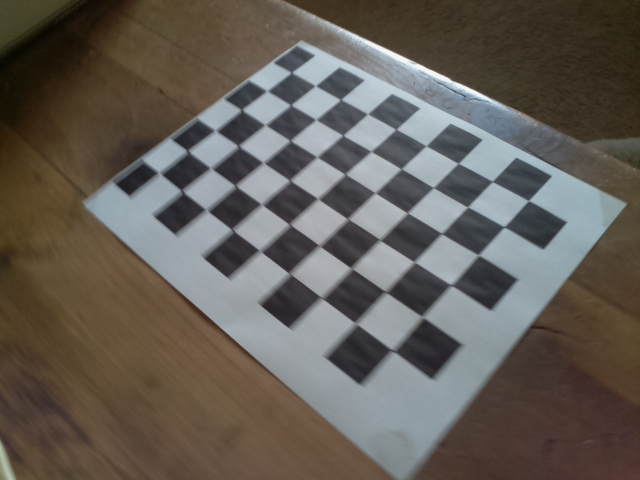
#> input picture calibration_images/calibration_image10.jpg, 640 x 480 px; its folder holds 5 pictures in this run
$ python image_calibration.py
#> lines starting #> are read from the running program, lines starting #| are printed output that depends on the picture; after the words box and inside, x2 and y2 are one past the last pixel; in counts of white or black regions, pixels touching at a corner belong together

"""
Reference:
OpenCV-Python Tutorials - Camera Calibration and 3D Reconstruction
http://opencv-python-tutroals.readthedocs.org/en/latest/py_tutorials/py_calib3d/py_calibration/py_calibration.html
"""

import cv2
import numpy as np
import glob

# termination criteria
criteria = (cv2.TERM_CRITERIA_EPS + cv2.TERM_CRITERIA_MAX_ITER, 30, 0.001)

# 6x9 chess board, prepare object points, like (0,0,0), (1,0,0), (2,0,0) ....,(6,5,0)
object_point = np.zeros((6*9, 3), np.float32)
object_point[:, :2] = np.mgrid[0:9, 0:6].T.reshape(-1, 2)

# 3d point in real world space
object_points = []
# 2d points in image plane
image_points = []
h, w = 0, 0

images = glob.glob('calibration_images/*.jpg')

for file_name in images:
    image = cv2.imread(file_name)
#> image is the input picture: shape (480, 640, 3); mean B, G, R 86.3, 93.5, 99.5
    gray = cv2.cvtColor(image, cv2.COLOR_BGR2GRAY)
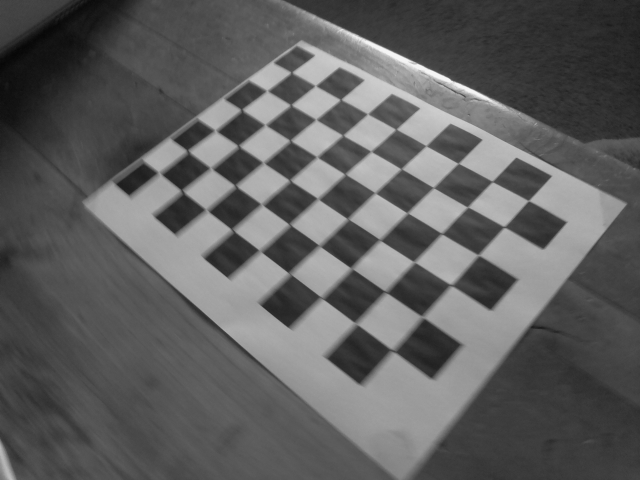
#> gray: shape (480, 640); min 6, max 245, mean 94.5
    h, w = gray.shape[:2]
#> h = 480; w = 640

    # find chess board corners
    ret, corners = cv2.findChessboardCorners(gray, (9, 6), None)
#> ret = True; corners = 54 rows, first 8: [291.5, 72.25], [315.2, 85.45], [340.5, 99.47], [367.4, 113.7], [395.8, 129.3], [426.1, 145.7], [458.2, 163.3], [492.3, 181.6]

    # add object points, image points
    if ret:
        object_points.append(object_point)
        cv2.cornerSubPix(gray, corners, (11, 11), (-1, -1), criteria)
        image_points.append(corners)

        # draw and display the corners
        cv2.drawChessboardCorners(image, (9, 6), corners, ret)
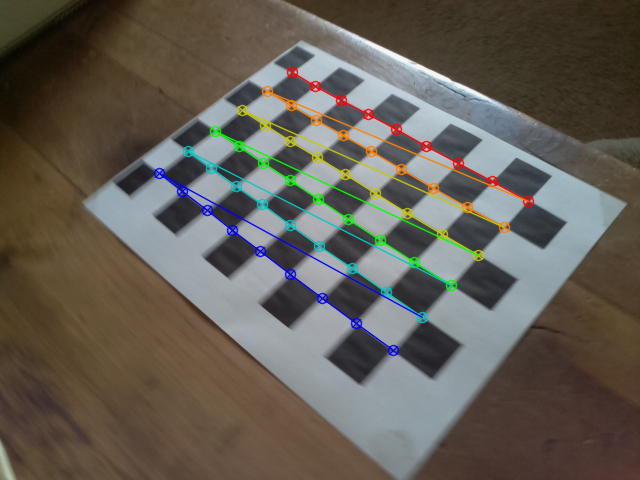
#> image: shape (480, 640, 3); 4.03% of pixels changed, all inside (x1, y1, x2, y2) = (153, 66, 535, 357)
        cv2.imshow('image', image)
        cv2.waitKey(500)
#> pass 2 of the loop `for file_name in images:`:
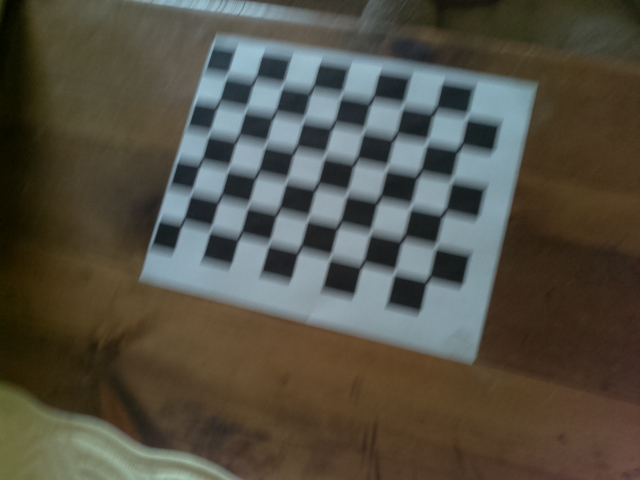
#> input picture calibration_images/calibration_image12.jpg, 640 x 480 px
#> image is the input picture: shape (480, 640, 3); mean B, G, R 68.3, 79.8, 83.1
#> `gray = cv2.cvtColor(image, cv2.COLOR_BGR2GRAY)`:
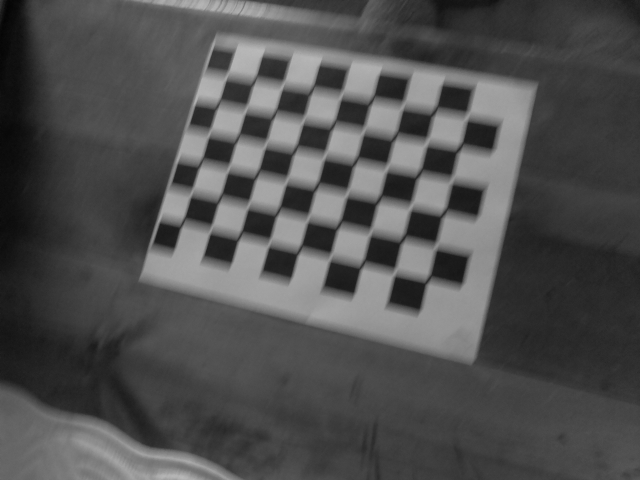
#> gray: shape (480, 640); min 4, max 185, mean 79.5
#> corners = 54 rows, first 8: [226.5, 75.5], [254.5, 80], [282.5, 85], [312, 89.5], [341, 94.5], [372.2, 97.73], [402.5, 105.5], [434, 111]
#> `cv2.drawChessboardCorners(image, (9, 6), corners, ret)`:
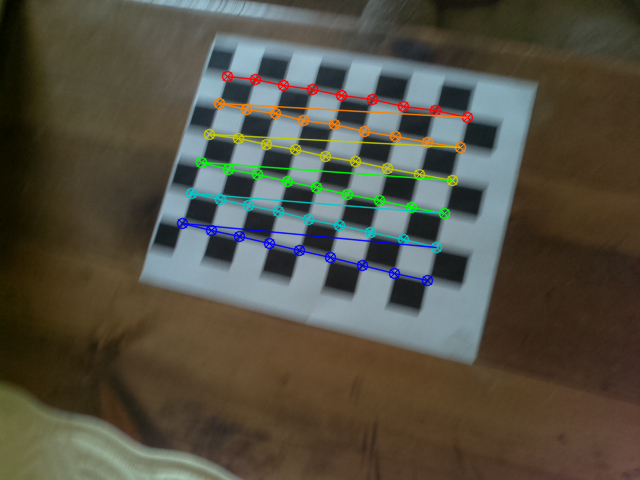
#> image: shape (480, 640, 3); 3.95% of pixels changed, all inside (x1, y1, x2, y2) = (176, 70, 474, 287)
#> pass 3 of the loop `for file_name in images:`:
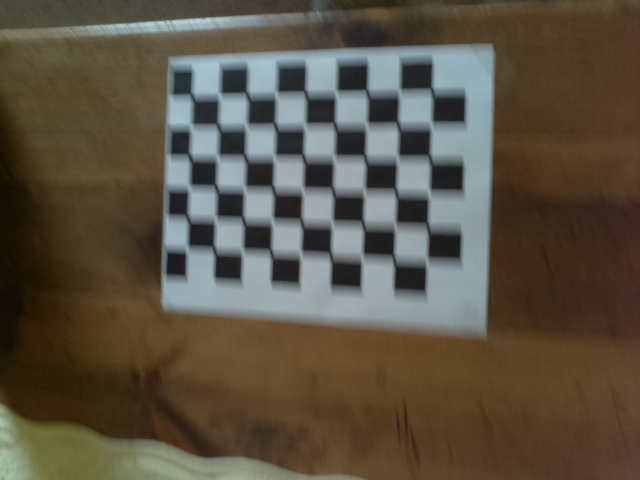
#> input picture calibration_images/calibration_image13.jpg, 640 x 480 px
#> image is the input picture: shape (480, 640, 3); mean B, G, R 66.9, 82, 90.6
#> `gray = cv2.cvtColor(image, cv2.COLOR_BGR2GRAY)`:
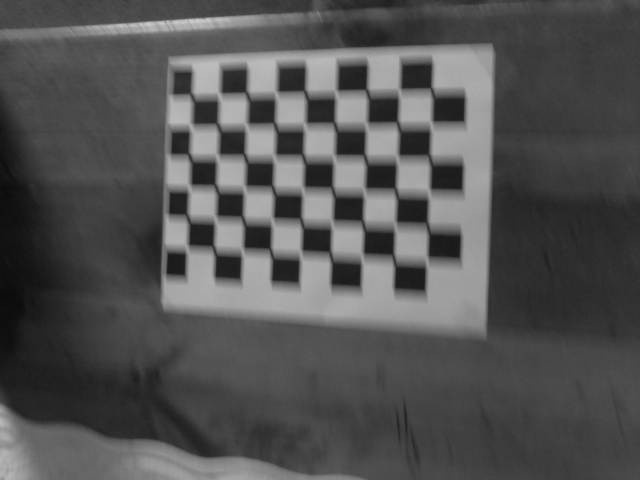
#> gray: shape (480, 640); min 11, max 205, mean 82.8
#> corners = 54 rows, first 8: [192, 96.5], [220.5, 97], [247, 95], [274.5, 92.5], [304.5, 94], [336, 92.5], [367, 92], [399, 91.5]
#> `cv2.drawChessboardCorners(image, (9, 6), corners, ret)`:
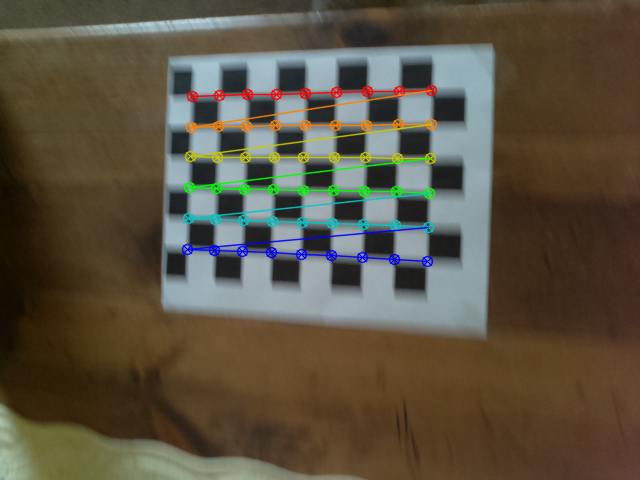
#> image: shape (480, 640, 3); 3.92% of pixels changed, all inside (x1, y1, x2, y2) = (181, 84, 438, 268)
#> the loop made 5 passes; the first 3 are shown

# calibration
retval, cameraMatrix, distCoeffs, rvecs, tvecs = cv2.calibrateCamera(object_points, image_points, (w, h), None, None)

print("camera matrix:\n", cameraMatrix)

# pi camera intrinsic parameters
ay = cameraMatrix[1, 1]
u0 = cameraMatrix[0, 2]
v0 = cameraMatrix[1, 2]
print("Ay:", ay)
print("u0:", u0)
print("v0:", v0)

cv2.destroyAllWindows()

image1 = cv2.imread('calibration_images/calibration_image8.jpg')
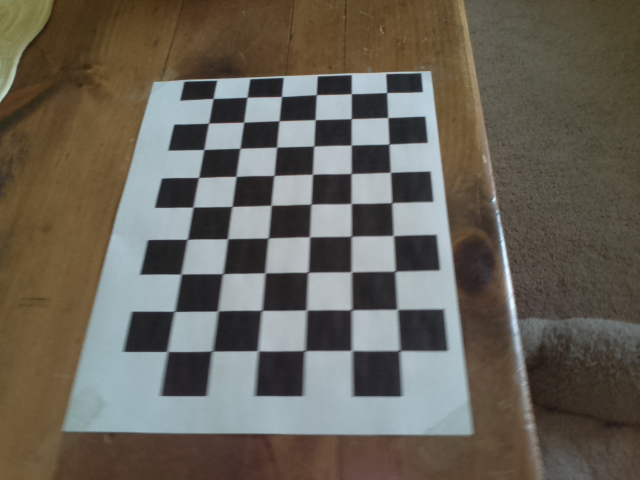
#> input picture calibration_images/calibration_image8.jpg, 640 x 480 px
#> image1 is the input picture: shape (480, 640, 3); mean B, G, R 88.3, 98.3, 103.4
cv2.imshow('before', image1)

image2 = cv2.undistort(image1, cameraMatrix, distCoeffs)
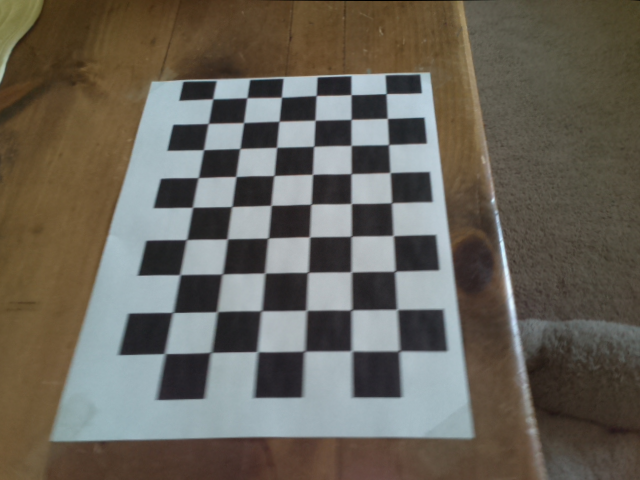
#> image2: shape (480, 640, 3); mean B, G, R 89.3, 99, 103.8
cv2.imshow('after', image2)

cv2.waitKey(0)
cv2.destroyAllWindows()
